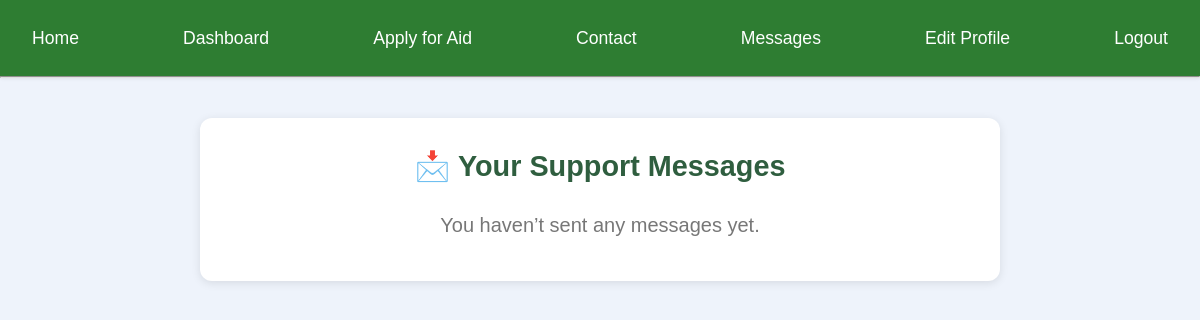
Page /farmer/messages/ (signed in) on the earlier database version.
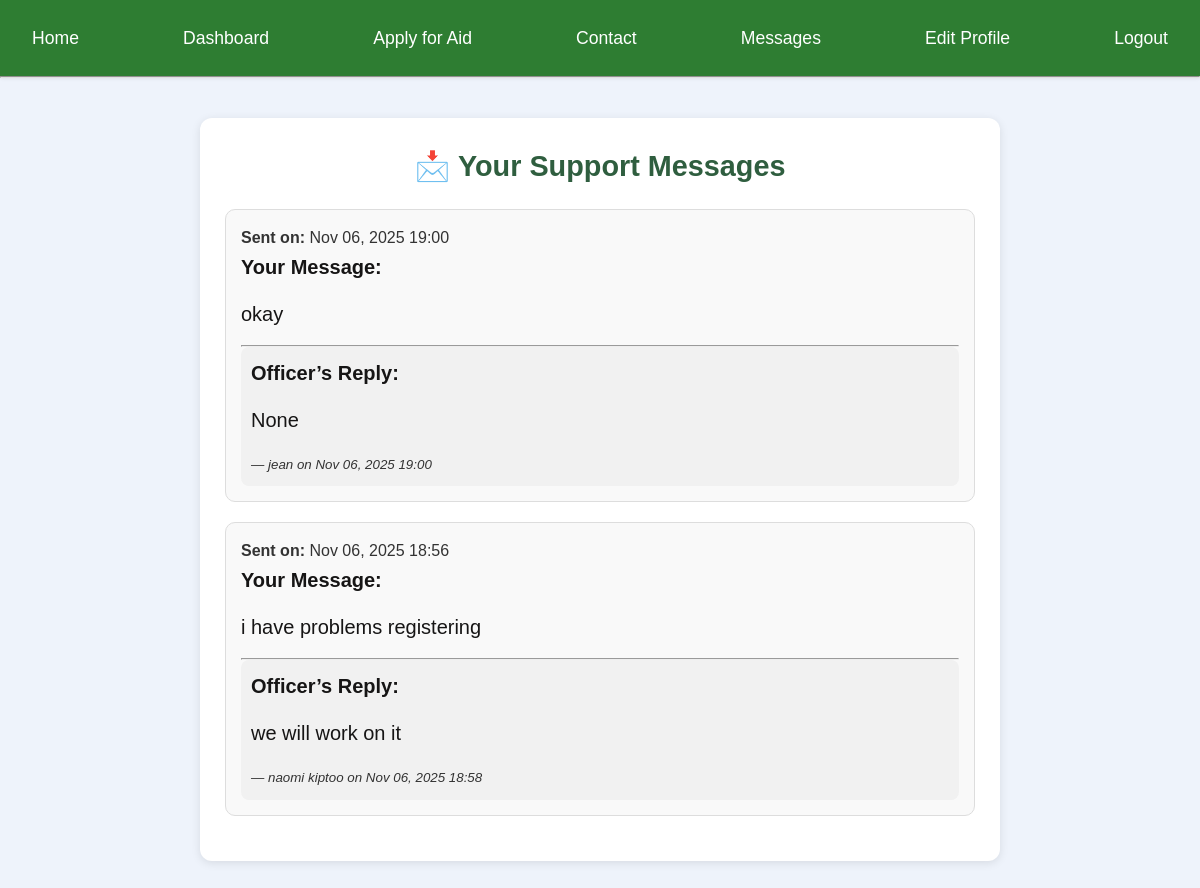
Same page on the later database version.
### core/models.py (models this page shows, shortened)
class ContactMessage(models.Model):
    name = models.CharField(max_length=100)
    email = models.EmailField()
    message = models.TextField()
    created_at = models.DateTimeField(auto_now_add=True)
    reply = models.TextField(blank=True, null=True)
    replied_by = models.ForeignKey(
        settings.AUTH_USER_MODEL,
        null=True,
        blank=True,
        on_delete=models.SET_NULL,
        related_name="replied_messages"
    )
    replied_at = models.DateTimeField(null=True, blank=True)
    is_reply_seen = models.BooleanField(default=False)

class User(AbstractUser):
    is_officer = models.BooleanField(default=False)

### core/views.py (the view)
# urls.py: path('farmer/messages/', views.farmer_messages, name='farmer_messages'),
@login_required
def farmer_messages(request):
    messages_list = ContactMessage.objects.filter(email=request.user.email).order_by('-created_at')
    unseen_replies = messages_list.filter(reply__isnull=False, is_reply_seen=False)
    unseen_replies.update(is_reply_seen=True)
    return render(request, "core/farmer_messages.html", {"messages_list": messages_list})

### core/templates/core/farmer_messages.html (shortened to what this page needs)
{% extends "core/base.html" %}
{% load static %}
{% block content %}
<div class="messages-container">
  <h2 class="page-title">📩 Your Support Messages</h2>
  {% if messages_list %}
    <div class="message-list">
      {% for msg in messages_list %}
        <div class="message-card {% if msg.reply and not msg.is_reply_seen %}new-reply{% endif %}">
          <div class="message-header">
            <strong>Sent on:</strong> {{ msg.created_at|date:"M d, Y H:i" }}
          </div>
          <div class="message-body">
            <p><strong>Your Message:</strong></p>
            <p>{{ msg.message }}</p>
          </div>
          {% if msg.reply %}
            <hr>
            <div class="reply-section">
              <p><strong>Officer’s Reply:</strong></p>
              <p>{{ msg.reply }}</p>
              <small><em>— {{ msg.replied_by.username }} on {{ msg.replied_at|date:"M d, Y H:i" }}</em></small>
            </div>
          {% else %}
            <p class="pending">⏳ Awaiting reply...</p>
          {% endif %}
        </div>
      {% endfor %}
    </div>
  {% else %}
    <p class="no-messages">You haven’t sent any messages yet.</p>
  {% endif %}
</div>
{% endblock %}

Differences in the rows shown:
added ContactMessage: created_at "Nov 06, 2025 19:00", message "okay", reply "None", replied_by.username "jean", replied_at "Nov 06, 2025 19:00"
added ContactMessage: created_at "Nov 06, 2025 18:56", message "i have problems registering", reply "we will work on it", replied_by.username "naomi kiptoo", replied_at "Nov 06, 2025 18:58"
Other differences:
text no longer shown: "You haven’t sent any messages yet."
